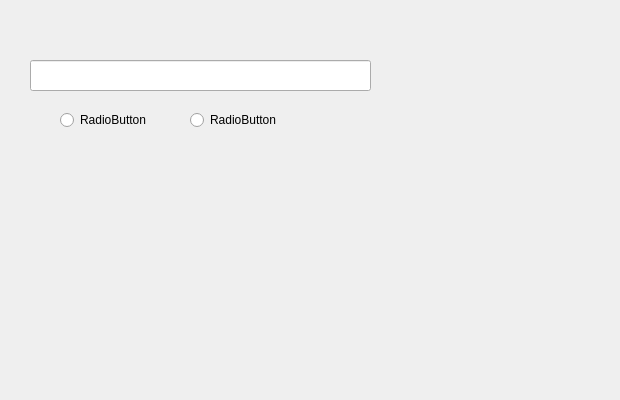
<?xml version="1.0" encoding="UTF-8"?>
<ui version="4.0">
 <class>VideoFrame</class>
 <widget class="QWidget" name="VideoFrame">
  <property name="geometry">
   <rect>
    <x>0</x>
    <y>0</y>
    <width>620</width>
    <height>400</height>
   </rect>
  </property>
  <property name="windowTitle">
   <string>Form</string>
  </property>
  <widget class="QLabel" name="label">
   <property name="geometry">
    <rect>
     <x>400</x>
     <y>40</y>
     <width>162</width>
     <height>162</height>
    </rect>
   </property>
   <property name="text">
    <string/>
   </property>
  </widget>
  <widget class="QLineEdit" name="lineEdit">
   <property name="geometry">
    <rect>
     <x>30</x>
     <y>60</y>
     <width>341</width>
     <height>31</height>
    </rect>
   </property>
  </widget>
  <widget class="QRadioButton" name="radioButton">
   <property name="geometry">
    <rect>
     <x>60</x>
     <y>110</y>
     <width>89</width>
     <height>20</height>
    </rect>
   </property>
   <property name="text">
    <string>RadioButton</string>
   </property>
  </widget>
  <widget class="QRadioButton" name="radioButton_2">
   <property name="geometry">
    <rect>
     <x>190</x>
     <y>110</y>
     <width>89</width>
     <height>20</height>
    </rect>
   </property>
   <property name="text">
    <string>RadioButton</string>
   </property>
  </widget>
 </widget>
 <resources/>
 <connections/>
</ui>
